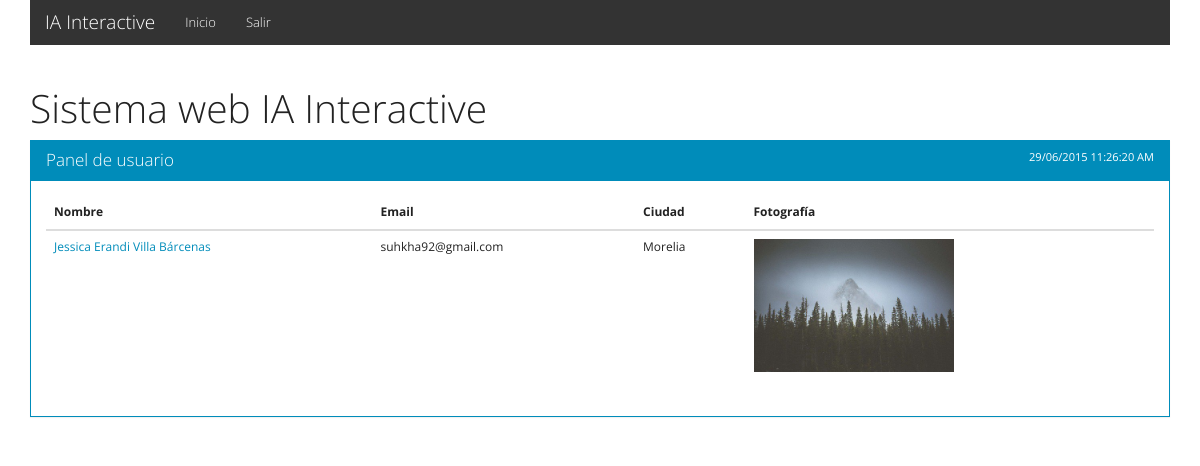
/site/users/all.php (signed in), run on the app's committed database.
### tables this page shows
CREATE TABLE IF NOT EXISTS `users` (
  `id_user` int(10) unsigned NOT NULL AUTO_INCREMENT,
  `id_city` int(10) unsigned NOT NULL,
  `id_rol` int(10) unsigned DEFAULT NULL,
  `image` varchar(255) DEFAULT NULL,
  `username` varchar(255) DEFAULT NULL,
  `lastname_1` varchar(255) DEFAULT NULL,
  `lastname_2` varchar(255) DEFAULT NULL,
  `gender` varchar(1) DEFAULT NULL,
  `birthday` date DEFAULT NULL,
  `email` varchar(100) DEFAULT NULL,
  `password` varchar(100) DEFAULT NULL,
  `street` varchar(255) DEFAULT NULL,
  `number_home` int(5) DEFAULT NULL,
  `location` varchar(255) DEFAULT NULL,
  `zip` int(6) DEFAULT NULL,
  `vote` tinyint(2) NOT NULL,
  PRIMARY KEY (`id_user`),
  KEY `FK_city` (`id_city`),
  KEY `FK_rol` (`id_rol`)
);

CREATE TABLE IF NOT EXISTS `cities` (
  `id_city` int(10) unsigned NOT NULL AUTO_INCREMENT,
  `id_state` int(10) unsigned NOT NULL,
  `city` varchar(100) DEFAULT NULL,
  PRIMARY KEY (`id_city`),
  KEY `FK_state` (`id_state`)
);

### site/class/ListUser.php (called while the page is built)
<?php
class ListUser{
    public function index(){
        $all = mysql_query("SELECT id_user, cities.id_city, cities.city, email, username, lastname_1, lastname_2, image FROM users INNER JOIN cities ON(users.id_city = cities.id_city )");
        while($row = mysql_fetch_assoc($all)){
           $this->all[] = $row;
        }
        return $this->all;
    }
}
?>

### site/users/all.php (the view, shortened to what this page needs)
<?php
include '../persistent-options.php';
require('../class/ListUser.php');
$user = new ListUser();
$data_user = $user->index();
?>
<!DOCTYPE html>
<html lang="en">
<head>
</head>
<body>
<div class="container">
    <h1>Sistema web IA Interactive</h1>
    <div class="m-top panel panel-primary">
        <div class="panel-heading">
            <h3 class="panel-title">Panel de usuario <small class="right"><?php echo date("d/m/Y h:i:s A"); ?></small></h3>
        </div>
        <div class="panel-body">
            <div class="row">
                <div class="col-md-12">
                    <table class="table table-stripped">
                        <thead>
                            <th>Nombre</th>
                            <th>Email</th>
                            <th>Ciudad</th>
                            <th>Fotografía</th>
                        </thead>
                        <tbody>
                            <?php for ($i=0; $i < sizeof($data_user); $i++) { ?>
                            <tr>
                                <td>
                                    <a href="profile.php?id=<?php echo $data_user[$i]['id_user']; ?>">
                                        <?php echo $data_user[$i]['username']; ?> <?php echo $data_user[$i]['lastname_1']; ?> <?php echo $data_user[$i]['lastname_2']; ?>
                                    </a>
                                </td>
                                <td><?php echo $data_user[$i]['email']; ?></td>
                                <td><?php echo $data_user[$i]['city']; ?></td>
                                <td>
                                    <a href="profile.php?id=<?php echo $data_user[$i]['id_user']; ?>">
                                        <img src="../../<?php echo $data_user[$i]['image']; ?>" width="200px" class="img-responsive" alt="">
                                    </a>
                                </td>
                            </tr>
                            <?php } ?>
                        </tbody>
                    </table>
                </div>
            </div>
        </div>
    </div>
</div>
</body>
</html>

### styles/main.css (style rules this page uses)
.m-top { margin-top: 10px; }
.right { float:right; }

### data on the page
users: username "Jessica Erandi", lastname_1 "Villa", lastname_2 "Bárcenas", email "suhkha92@gmail.com", id_city.city "Morelia", image (picture)
